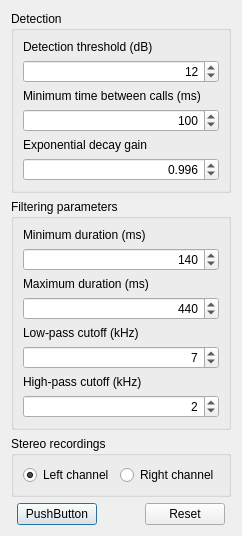
<?xml version="1.0" encoding="UTF-8"?>
<ui version="4.0">
 <class>QSettings_Window</class>
 <widget class="QDialog" name="QSettings_Window">
  <property name="windowModality">
   <enum>Qt::WindowModal</enum>
  </property>
  <property name="geometry">
   <rect>
    <x>0</x>
    <y>0</y>
    <width>216</width>
    <height>493</height>
   </rect>
  </property>
  <property name="windowTitle">
   <string>Settings</string>
  </property>
  <property name="modal">
   <bool>false</bool>
  </property>
  <layout class="QGridLayout" name="gridLayout">
   <item row="4" column="2">
    <widget class="QPushButton" name="pushButton">
     <property name="text">
      <string>PushButton</string>
     </property>
    </widget>
   </item>
   <item row="2" column="1" colspan="5">
    <widget class="QGroupBox" name="groupBox_3">
     <property name="toolTip">
      <string>&lt;html&gt;&lt;head/&gt;&lt;body&gt;&lt;p&gt;&lt;a name=&quot;result_box&quot;/&gt;In stereo recordings, set the channel for which you want to perform the analysis.&lt;/p&gt;&lt;/body&gt;&lt;/html&gt;</string>
     </property>
     <property name="title">
      <string>Stereo recordings</string>
     </property>
     <layout class="QHBoxLayout" name="horizontalLayout">
      <item>
       <widget class="QRadioButton" name="leftC">
        <property name="text">
         <string>Left channel</string>
        </property>
        <property name="checked">
         <bool>true</bool>
        </property>
        <property name="autoExclusive">
         <bool>true</bool>
        </property>
       </widget>
      </item>
      <item>
       <widget class="QRadioButton" name="rightC">
        <property name="text">
         <string>Right channel</string>
        </property>
       </widget>
      </item>
     </layout>
    </widget>
   </item>
   <item row="0" column="1" colspan="5">
    <widget class="QGroupBox" name="groupBox">
     <property name="title">
      <string>Detection</string>
     </property>
     <layout class="QVBoxLayout" name="verticalLayout_2">
      <item>
       <widget class="QLabel" name="label">
        <property name="toolTip">
         <string>&lt;html&gt;&lt;head/&gt;&lt;body&gt;&lt;p&gt;Sensitivity of the call detection algorithm. We recommend to use a threshold value of 12 dB. Higher values increase the risk of leaving calls undetected (false negatives).&lt;/p&gt;&lt;/body&gt;&lt;/html&gt;</string>
        </property>
        <property name="text">
         <string>Detection threshold (dB)</string>
        </property>
       </widget>
      </item>
      <item>
       <widget class="QSpinBox" name="dT">
        <property name="toolTip">
         <string>&lt;html&gt;&lt;head/&gt;&lt;body&gt;&lt;p&gt;Sensitivity of the call detection algorithm. We recommend to use a threshold value of 12 dB. Higher values increase the risk of leaving calls undetected (false negatives).&lt;/p&gt;&lt;/body&gt;&lt;/html&gt;</string>
        </property>
        <property name="alignment">
         <set>Qt::AlignRight|Qt::AlignTrailing|Qt::AlignVCenter</set>
        </property>
        <property name="minimum">
         <number>1</number>
        </property>
        <property name="maximum">
         <number>48</number>
        </property>
        <property name="value">
         <number>12</number>
        </property>
       </widget>
      </item>
      <item>
       <widget class="QLabel" name="label_4">
        <property name="toolTip">
         <string>&lt;html&gt;&lt;head/&gt;&lt;body&gt;&lt;p&gt;If the time interval between two (or more) successive calls is shorter than this window, they are ignored. This setting is set to 100 ms to remove call fragments and songs from other bird species.&lt;/p&gt;&lt;/body&gt;&lt;/html&gt;</string>
        </property>
        <property name="text">
         <string>Minimum time between calls (ms)</string>
        </property>
       </widget>
      </item>
      <item>
       <widget class="QSpinBox" name="minTBC">
        <property name="toolTip">
         <string>&lt;html&gt;&lt;head/&gt;&lt;body&gt;&lt;p&gt;If the time interval between two (or more) successive calls is shorter than this window, they are ignored. This setting is set to 100 ms to remove call fragments and songs from other bird species.&lt;/p&gt;&lt;/body&gt;&lt;/html&gt;</string>
        </property>
        <property name="alignment">
         <set>Qt::AlignRight|Qt::AlignTrailing|Qt::AlignVCenter</set>
        </property>
        <property name="maximum">
         <number>1000</number>
        </property>
        <property name="value">
         <number>100</number>
        </property>
       </widget>
      </item>
      <item>
       <widget class="QLabel" name="label_5">
        <property name="toolTip">
         <string>&lt;html&gt;&lt;head/&gt;&lt;body&gt;&lt;p&gt;Sets the degree of temporal masking at the end of each call. This filter avoids extracting echoes at the end of the call. We recommend to keep the default setting.&lt;/p&gt;&lt;/body&gt;&lt;/html&gt;</string>
        </property>
        <property name="text">
         <string>Exponential decay gain</string>
        </property>
       </widget>
      </item>
      <item>
       <widget class="QDoubleSpinBox" name="EDG">
        <property name="toolTip">
         <string>&lt;html&gt;&lt;head/&gt;&lt;body&gt;&lt;p&gt;Sets the degree of temporal masking at the end of each call. This filter avoids extracting echoes at the end of the call. We recommend to keep the default setting.&lt;/p&gt;&lt;/body&gt;&lt;/html&gt;</string>
        </property>
        <property name="alignment">
         <set>Qt::AlignRight|Qt::AlignTrailing|Qt::AlignVCenter</set>
        </property>
        <property name="decimals">
         <number>3</number>
        </property>
        <property name="maximum">
         <double>1.000000000000000</double>
        </property>
        <property name="singleStep">
         <double>0.001000000000000</double>
        </property>
        <property name="value">
         <double>0.996000000000000</double>
        </property>
       </widget>
      </item>
     </layout>
    </widget>
   </item>
   <item row="1" column="1" colspan="5">
    <widget class="QGroupBox" name="groupBox_2">
     <property name="title">
      <string>Filtering parameters</string>
     </property>
     <layout class="QVBoxLayout" name="verticalLayout_3">
      <item>
       <widget class="QLabel" name="label_2">
        <property name="toolTip">
         <string>&lt;html&gt;&lt;head/&gt;&lt;body&gt;&lt;p&gt;Extracted calls shorter than this threshold are ignored. We recommend a minimum duration threshold of 140 ms. This threshold can be set down to 100 ms, but at the cost of increasing noise detections (false positives).&lt;/p&gt;&lt;/body&gt;&lt;/html&gt;</string>
        </property>
        <property name="text">
         <string>Minimum duration (ms)</string>
        </property>
       </widget>
      </item>
      <item>
       <widget class="QSpinBox" name="minD">
        <property name="toolTip">
         <string>&lt;html&gt;&lt;head/&gt;&lt;body&gt;&lt;p&gt;Extracted calls shorter than this threshold are ignored. We recommend a minimum duration threshold of 140 ms. This threshold can be set down to 100 ms, but at the cost of increasing noise detections (false positives).&lt;/p&gt;&lt;/body&gt;&lt;/html&gt;</string>
        </property>
        <property name="alignment">
         <set>Qt::AlignRight|Qt::AlignTrailing|Qt::AlignVCenter</set>
        </property>
        <property name="minimum">
         <number>100</number>
        </property>
        <property name="maximum">
         <number>1000</number>
        </property>
        <property name="value">
         <number>140</number>
        </property>
       </widget>
      </item>
      <item>
       <widget class="QLabel" name="label_3">
        <property name="toolTip">
         <string>&lt;html&gt;&lt;head/&gt;&lt;body&gt;&lt;p&gt;Extracted calls longer than this threshold are ignored. We recommend a maximum duration threshold of 440 ms.&lt;/p&gt;&lt;/body&gt;&lt;/html&gt;</string>
        </property>
        <property name="text">
         <string>Maximum duration (ms)</string>
        </property>
       </widget>
      </item>
      <item>
       <widget class="QSpinBox" name="maxD">
        <property name="toolTip">
         <string>&lt;html&gt;&lt;head/&gt;&lt;body&gt;&lt;p&gt;Extracted calls longer than this threshold are ignored. We recommend a maximum duration threshold of 440 ms.&lt;/p&gt;&lt;/body&gt;&lt;/html&gt;</string>
        </property>
        <property name="alignment">
         <set>Qt::AlignRight|Qt::AlignTrailing|Qt::AlignVCenter</set>
        </property>
        <property name="maximum">
         <number>1000</number>
        </property>
        <property name="value">
         <number>440</number>
        </property>
       </widget>
      </item>
      <item>
       <widget class="QLabel" name="label_6">
        <property name="toolTip">
         <string>&lt;html&gt;&lt;head/&gt;&lt;body&gt;&lt;p&gt;Frequencies above the cutoff are greatly attenuated. We recommend 7 kHz for the Bicknell's Trush.&lt;/p&gt;&lt;/body&gt;&lt;/html&gt;</string>
        </property>
        <property name="text">
         <string>Low-pass cutoff (kHz)</string>
        </property>
       </widget>
      </item>
      <item>
       <widget class="QSpinBox" name="LPC">
        <property name="toolTip">
         <string>&lt;html&gt;&lt;head/&gt;&lt;body&gt;&lt;p&gt;Frequencies above the cutoff are greatly attenuated. We recommend 7 kHz for the Bicknell's Trush.&lt;/p&gt;&lt;/body&gt;&lt;/html&gt;</string>
        </property>
        <property name="alignment">
         <set>Qt::AlignRight|Qt::AlignTrailing|Qt::AlignVCenter</set>
        </property>
        <property name="minimum">
         <number>1</number>
        </property>
        <property name="maximum">
         <number>25</number>
        </property>
        <property name="value">
         <number>7</number>
        </property>
       </widget>
      </item>
      <item>
       <widget class="QLabel" name="label_7">
        <property name="toolTip">
         <string>&lt;html&gt;&lt;head/&gt;&lt;body&gt;&lt;p&gt;Frequencies below the cutoff are greatly attenuated. We recommend 2 kHz for the Bicknell's Trush.&lt;/p&gt;&lt;/body&gt;&lt;/html&gt;</string>
        </property>
        <property name="text">
         <string>High-pass cutoff (kHz)</string>
        </property>
       </widget>
      </item>
      <item>
       <widget class="QSpinBox" name="HPC">
        <property name="toolTip">
         <string>&lt;html&gt;&lt;head/&gt;&lt;body&gt;&lt;p&gt;Frequencies below the cutoff are greatly attenuated. We recommend 2 kHz for the Bicknell's Trush.&lt;/p&gt;&lt;/body&gt;&lt;/html&gt;</string>
        </property>
        <property name="alignment">
         <set>Qt::AlignRight|Qt::AlignTrailing|Qt::AlignVCenter</set>
        </property>
        <property name="minimum">
         <number>1</number>
        </property>
        <property name="maximum">
         <number>10</number>
        </property>
        <property name="value">
         <number>2</number>
        </property>
       </widget>
      </item>
     </layout>
    </widget>
   </item>
   <item row="4" column="4">
    <widget class="QPushButton" name="resetButton">
     <property name="text">
      <string>Reset</string>
     </property>
    </widget>
   </item>
   <item row="3" column="4">
    <spacer name="verticalSpacer">
     <property name="orientation">
      <enum>Qt::Vertical</enum>
     </property>
     <property name="sizeHint" stdset="0">
      <size>
       <width>20</width>
       <height>40</height>
      </size>
     </property>
    </spacer>
   </item>
   <item row="4" column="3">
    <spacer name="horizontalSpacer">
     <property name="orientation">
      <enum>Qt::Horizontal</enum>
     </property>
     <property name="sizeHint" stdset="0">
      <size>
       <width>40</width>
       <height>20</height>
      </size>
     </property>
    </spacer>
   </item>
  </layout>
 </widget>
 <resources/>
 <connections/>
</ui>
